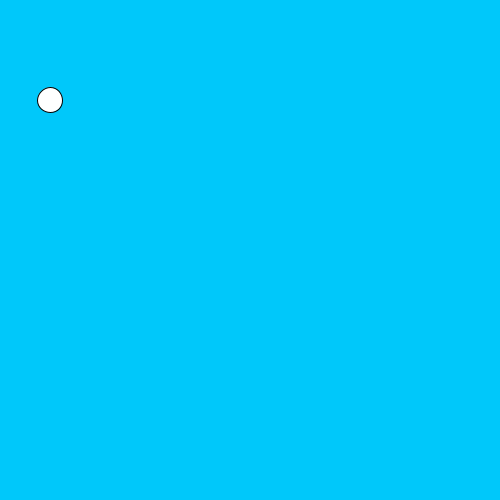
Frame 1 (no input)
Frame 60 (the mouse pressed at the canvas centre just before this capture): identical to frame 1, image omitted
Frame 120 (the mouse held since frame 60 and released just before this capture): identical to frame 1, image omitted

The Processing sketch that drew this single still picture (run headless with seeded random() and noise(); from frame 60 on, the mouse is pressed at the canvas centre):

// Processing sketch: slippery_dot
// ── slippery_dot.pde
/*** When you are done, this program will draw an ellipse 
     that jumps to new location each time you click on it.
***/
 
 // 1. Create three integer variables to represent the x, y, and the size of the ellipse
 int x = 50;
 int y = 100;
 int s = 25;

    void setup() {
      // 2. Set the size of your sketch
    size(500, 500);
    }
    
    void draw() {
    background(0, 200, 250);
      // 3. Set the background color of your sketch
      ellipse(x, y, s, s);
      // 4. Draw an ellipse using the variables created at the top of the sketch for the location and size of your ellipse. 
      //    Make sure it fits in the window. Change the variables if it does not.
    
    
    }
    
    /******** This method gets called automatically when you press the mouse ************/
    void mousePressed() {
      //5. Create an integer variable called distance
      int distance = getDistanceFromMouse(x, y);
      //6. The getDistanceFromMouse() method below returns a number.
      //   Set the value of your distance variable to the value returned by the getDistance method
      //   You will need to pass the x and y location of your ellipse to this method.
        
          
      //7.  Use an if statement to check if your distance variable is < the radius of the ellipse
      //    If it is, make a new x AND y for the ellipse, for a new random location on the window
      //    Hint: Use code like this      x = (int) random(width);
       if (distance < s){
        x = (int) random(width);
        y = (int) random(height);
       }
      
    }
    
    /********  This method gives you the number of pixels between the mouse and the x,y point ***********/
    int getDistanceFromMouse(int x, int y) {
      return (int)Math.sqrt(Math.pow((mouseX-x),2) + Math.pow((mouseY-y),2));
    }
